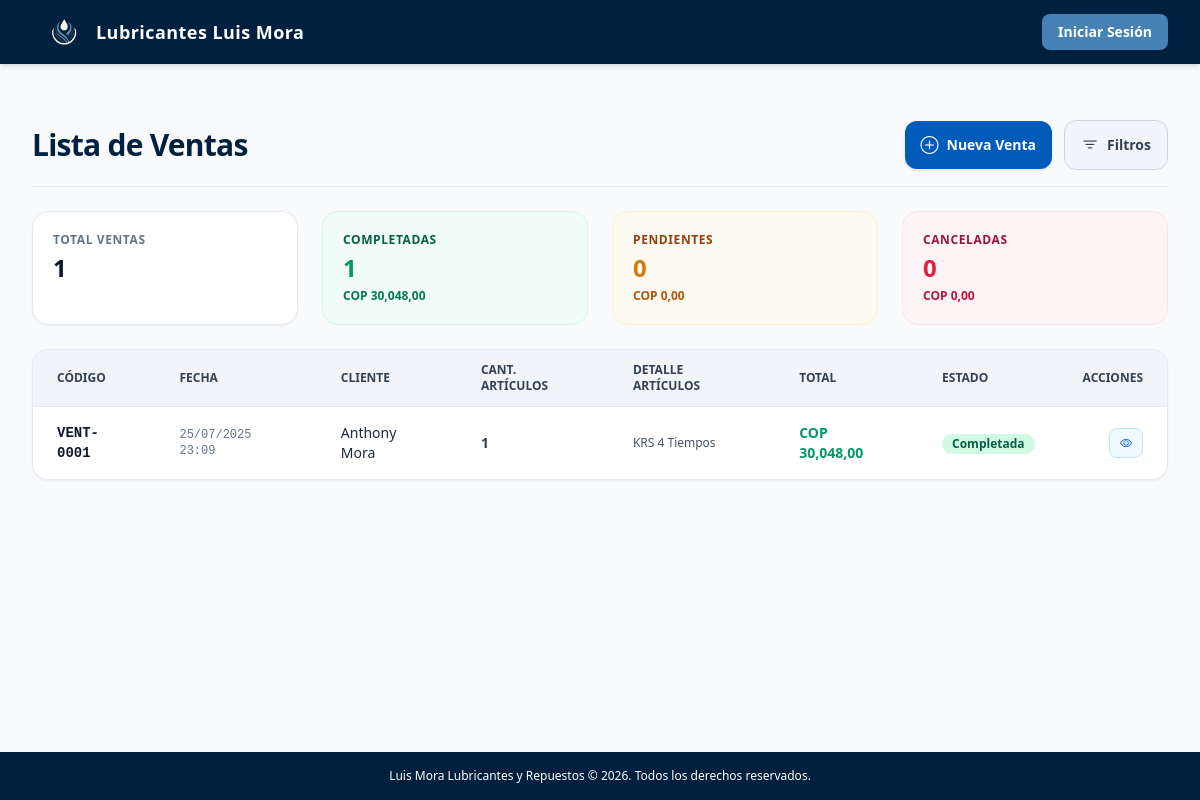
The page /ventas/ on the database as committed earlier.
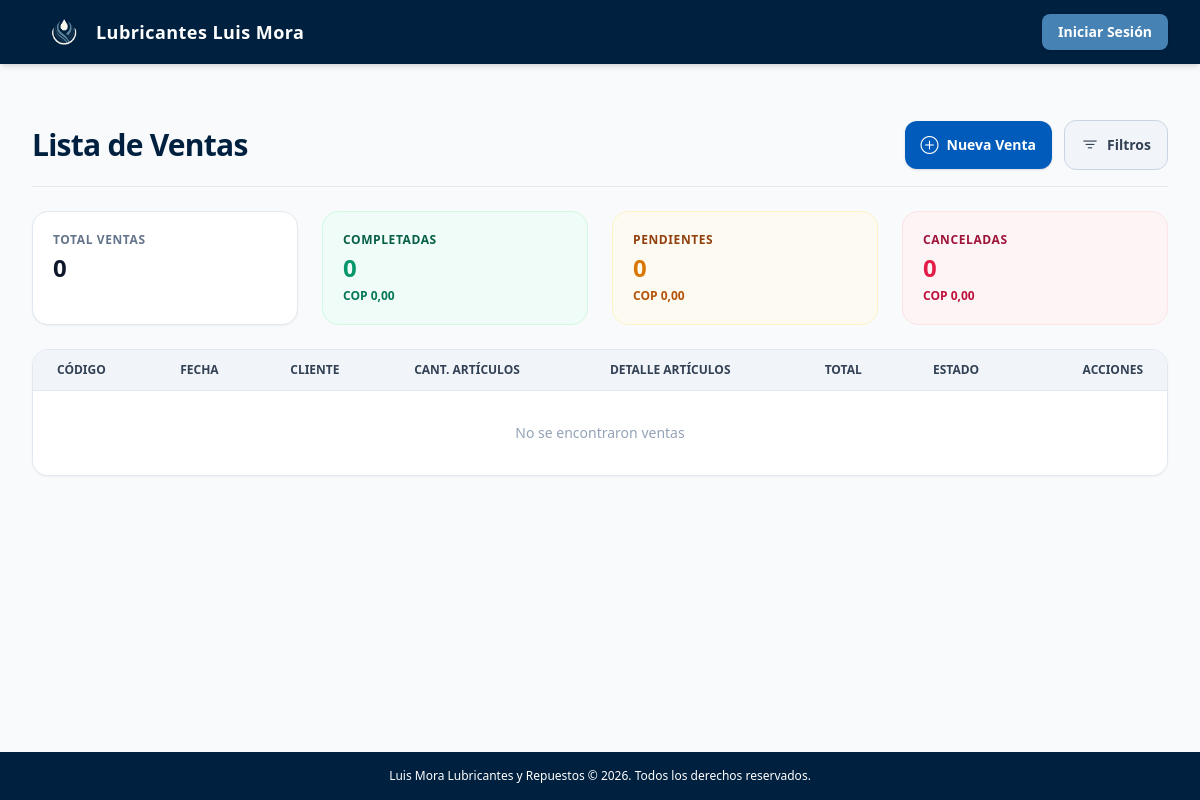
The same page on the database as committed later.
### ProductosVentas/models.py (models this page shows, shortened)
class Venta(models.Model):
    ESTADO_CHOICES = (
        ('BORRADOR', 'Borrador'),
        ('PENDIENTE', 'Pendiente de pago'),
        ('COMPLETADA', 'Completada'),
        ('CANCELADA', 'Cancelada'),
    )
    METODO_PAGO_CHOICES = (
        ('EFECTIVO', 'Efectivo'),
        ('TARJETA', 'Tarjeta'),
        ('TRANSFERENCIA', 'Transferencia'),
        ('CREDITO', 'Crédito'),
    )
    codigo = models.CharField(max_length=20, unique=True, verbose_name="Código de venta")
    cliente = models.ForeignKey("aplicacion.Cliente", on_delete=models.SET_NULL, null=True, blank=True, default=None)
    fecha = models.DateTimeField(default=timezone.now)
    subtotal = models.DecimalField(max_digits=12, decimal_places=2, default=0)
    impuesto = models.DecimalField(max_digits=12, decimal_places=2, default=0)
    total = models.DecimalField(max_digits=12, decimal_places=2, default=0)
    estado = models.CharField(max_length=20, choices=ESTADO_CHOICES, default='BORRADOR')
    metodo_pago = models.CharField(max_length=20, choices=METODO_PAGO_CHOICES, null=True, blank=True)
    observaciones = models.TextField(blank=True)
    creado_por = models.ForeignKey("aplicacion.CustomUser", on_delete=models.PROTECT)
    fecha_creacion = models.DateTimeField(auto_now_add=True)
    fecha_actualizacion = models.DateTimeField(auto_now=True)
    class Meta:
        ordering = ['-fecha']
        verbose_name = "Venta"
        verbose_name_plural = "Ventas"

### aplicacion/models.py (models this page shows, shortened)
class Cliente(models.Model):
    TIPO_CHOICES = (
        ('NATURAL', 'Persona Natural'),
        ('JURIDICO', 'Persona Jurídica'),
    )
    tipo = models.CharField(max_length=10, choices=TIPO_CHOICES, default='NATURAL')
    identificacion = models.CharField(max_length=20, unique=True)
    nombre = models.CharField(max_length=100)
    direccion = models.TextField(blank=True)
    telefono = models.CharField(max_length=20, blank=True)
    email = models.EmailField(blank=True)
    activo = models.BooleanField(default=True)
    fecha_creacion = models.DateTimeField(auto_now_add=True)
    class Meta:
        verbose_name = "Cliente"
        verbose_name_plural = "Clientes"

class Articulo(models.Model):
    codigo = models.CharField(max_length=50, unique=True, blank=True, verbose_name="Código")
    codigo_barras = models.CharField(max_length=100, blank=True, unique=True, null=True)
    nombre = models.CharField(max_length=200)
    descripcion = models.TextField(blank=True, verbose_name="Descripción")
    categoria = models.ForeignKey(Categoria, on_delete=models.SET_NULL, null=True, blank=True)
    marca = models.CharField(max_length=100, blank=True)
    modelo = models.CharField(max_length=100, blank=True)
    imagen = models.ImageField(upload_to='articulos/', null=True, blank=True)
    stock_actual = models.DecimalField(max_digits=12, decimal_places=2, default=0)
    stock_minimo = models.DecimalField(max_digits=12, decimal_places=2, default=3)
    stock_maximo = models.DecimalField(max_digits=12, decimal_places=2, default=12, null=True, blank=True)
    UNIDADES_MEDIDA = (
        ('UN', 'Unidad'),
        ('KG', 'Kilogramo'),
        ('LT', 'Litro'),
        ('MT', 'Metro'),
        ('PAR', 'Par'),
        ('JUEGO', 'Juego'),
        ('CAJA', 'Caja'),
    )
    unidad_medida = models.CharField(max_length=10, choices=UNIDADES_MEDIDA, default='UN')
    costo_promedio = models.DecimalField(max_digits=12, decimal_places=2, default=0)
    precio_venta = models.DecimalField(max_digits=12, decimal_places=2, default=0)
    TIPO_IMPUESTO = (
        (Decimal('0.00'), 'Exento'),
        (Decimal('0.16'), 'IVA 16%'),
        (Decimal('0.08'), 'IVA 8%'),
    )
    tasa_impuesto = models.DecimalField(max_digits=4, decimal_places=2, choices=TIPO_IMPUESTO, default=Decimal('0.16'))
    proveedor_principal = models.ForeignKey("ProductosCompras.Proveedor", on_delete=models.SET_NULL, null=True, blank=True)
    lead_time = models.PositiveIntegerField(default=0, help_text="Tiempo de reposición en días")
    activo = models.BooleanField(default=True)
    fecha_creacion = models.DateTimeField(auto_now_add=True)
    fecha_actualizacion = models.DateTimeField(auto_now=True)
    creado_por = models.ForeignKey(CustomUser, on_delete=models.SET_NULL, null=True, related_name='articulos_creados')
    palabras_clave = models.TextField(
        blank=True,
        help_text="Ingrese palabras clave separadas por comas. Ej: Toyota, Carro, Automático"
    )
    class Meta:
        verbose_name = "Artículo"
        verbose_name_plural = "Artículos"
        ordering = ['nombre']
        indexes = [
            models.Index(fields=['codigo']),
            models.Index(fields=['nombre']),
            models.Index(fields=['categoria']),
            models.Index(fields=['activo']),
        ]

### ProductosVentas/views.py (the view)
# urls.py: path('ventas/', lista_ventas, name='lista_ventas'),
def lista_ventas(request):
    estado = request.GET.get('estado')
    fecha_inicio = request.GET.get('fecha_inicio')
    fecha_fin = request.GET.get('fecha_fin')
    ventas = Venta.objects.select_related('cliente', 'creado_por')\
                          .prefetch_related('detalles__articulo')\
                          .annotate(num_articulos=Sum('detalles__cantidad'))\
                          .order_by('-fecha')
    if estado:
        ventas = ventas.filter(estado=estado)
    if fecha_inicio:
        ventas = ventas.filter(fecha__gte=fecha_inicio)
    if fecha_fin:
        ventas = ventas.filter(fecha__lte=fecha_fin)
    total_ventas = ventas.count()
    ventas_completadas = ventas.filter(estado='COMPLETADA').aggregate(
        total=Sum('total'),
        count=Count('id')
    )
    ventas_pendientes = ventas.filter(estado='PENDIENTE').aggregate(
        total=Sum('total'),
        count=Count('id')
    )
    ventas_canceladas = ventas.filter(estado='CANCELADA').aggregate(
        total=Sum('total'),
        count=Count('id')
    )
    ventas_con_articulos = []
    for venta in ventas:
        articulos = [detalle.articulo.nombre for detalle in venta.detalles.all() if detalle.articulo]
        ventas_con_articulos.append({
            'venta': venta,
            'articulos': articulos
        })
    paginator = Paginator(ventas_con_articulos, 20)
    page_number = request.GET.get('page')
    page_obj = paginator.get_page(page_number)
    context = {
        'page_obj': page_obj,
        'estados': dict(Venta.ESTADO_CHOICES),
        'filtros': {
            'estado': estado,
            'fecha_inicio': fecha_inicio,
            'fecha_fin': fecha_fin
        },
        'total_ventas': total_ventas,
        'ventas_completadas': {
            'total': ventas_completadas['total'] or 0,
            'count': ventas_completadas['count'] or 0
        },
        'ventas_pendientes': {
            'total': ventas_pendientes['total'] or 0,
            'count': ventas_pendientes['count'] or 0
        },
        'ventas_canceladas': {
            'total': ventas_canceladas['total'] or 0,
            'count': ventas_canceladas['count'] or 0
        },
        'ventas_con_articulos': ventas_con_articulos,
    }
    return render(request, 'vistas/lista_ventas.html', context)

### aplicacion/templatetags/custom_tags.py (called while the page is built)
@register.filter
def normalize_decimal(value):
    try:
        from decimal import Decimal
        val = Decimal(str(value)).normalize()
        if val == val.to_integral():
            return val.quantize(Decimal(1))
        return val
    except Exception:
        return value

### templates/vistas/lista_ventas.html (shortened to what the changed rows need)
{% extends 'base_ventas.html' %}
{% load static humanize custom_tags %}
{% block venta_title %}Lista de Ventas{% endblock %}
{% block venta_content %}
<div class="grid grid-cols-1 sm:grid-cols-2 lg:grid-cols-4 gap-6 mb-6">
  <div class="bg-white p-5 rounded-2xl shadow-sm border border-slate-200">
    <span class="text-xs font-semibold text-slate-500 uppercase tracking-wider block">Total Ventas</span>
    <h3 class="text-2xl font-black text-slate-900 mt-1">{{ total_ventas|intcomma }}</h3>
  </div>
  <div class="bg-emerald-50/60 p-5 rounded-2xl border border-emerald-100">
    <span class="text-xs font-bold text-emerald-800 uppercase tracking-wider block">Completadas</span>
    <h3 class="text-2xl font-black text-emerald-600 mt-1">{{ ventas_completadas.count|intcomma }}</h3>
    <p class="text-xs font-semibold text-emerald-700 mt-1">COP {{ ventas_completadas.total|floatformat:2|intcomma }}</p>
  </div>
</div>
<div class="bg-white rounded-2xl shadow-sm border border-slate-200 overflow-hidden mb-8">
  <div class="overflow-x-auto">
    <table class="w-full text-sm text-left text-slate-600">
      <thead class="text-xs text-slate-700 uppercase bg-slate-100 border-b border-slate-200">
        <tr>
          <th scope="col" class="px-6 py-3">Código</th>
          <th scope="col" class="px-6 py-3">Fecha</th>
          <th scope="col" class="px-6 py-3">Cliente</th>
          <th scope="col" class="px-6 py-3">Cant. Artículos</th>
          <th scope="col" class="px-6 py-3">Detalle Artículos</th>
          <th scope="col" class="px-6 py-3">Total</th>
          <th scope="col" class="px-6 py-3">Estado</th>
          <th scope="col" class="px-6 py-3 text-right">Acciones</th>
        </tr>
      </thead>
      <tbody class="divide-y divide-slate-200 bg-white">
        {% for venta_data in page_obj %}
        <tr class="hover:bg-slate-50 transition">
          <td class="px-6 py-4 font-mono font-bold text-slate-900">{{ venta_data.venta.codigo }}</td>
          <td class="px-6 py-4 font-mono text-xs text-slate-500">{{ venta_data.venta.fecha|date:"d/m/Y H:i" }}</td>
          <td class="px-6 py-4 font-medium text-slate-800">{{ venta_data.venta.cliente.nombre|default:"-"|truncatechars:20 }}</td>
          <td class="px-6 py-4 font-semibold text-slate-700">{{ venta_data.venta.num_articulos|normalize_decimal|default:0 }}</td>
          <td class="px-6 py-4 text-xs text-slate-600">
            {% for articulo in venta_data.articulos %}
                {{ articulo|truncatechars:25 }}{% if not forloop.last %}, {% endif %}
            {% endfor %}
          </td>
          <td class="px-6 py-4 font-bold text-emerald-600">COP {{ venta_data.venta.total|floatformat:2|intcomma }}</td>
          <td class="px-6 py-4">
            <span class="inline-flex items-center px-2.5 py-0.5 rounded-full text-xs font-bold
              {% if venta_data.venta.estado == 'COMPLETADA' %}bg-emerald-100 text-emerald-800
              {% elif venta_data.venta.estado == 'CANCELADA' %}bg-rose-100 text-rose-800
              {% elif venta_data.venta.estado == 'PENDIENTE' %}bg-amber-100 text-amber-800
              {% else %}bg-slate-100 text-slate-800{% endif %}">
              {{ venta_data.venta.get_estado_display }}
            </span>
          </td>
          <td class="px-6 py-4 text-right space-x-1 whitespace-nowrap">
            <a href="{% url 'detalle_venta' venta_data.venta.id %}" class="inline-flex items-center px-2.5 py-1.5 text-xs font-semibold text-brand-primary bg-sky-50 hover:bg-sky-100 border border-sky-200 rounded-lg transition" title="Ver detalle">
              <i class="bi bi-eye"></i>
            </a>
          </td>
        </tr>
        {% empty %}
        <tr>
          <td colspan="8" class="px-6 py-8 text-center text-slate-400 font-medium">No se encontraron ventas</td>
        </tr>
        {% endfor %}
      </tbody>
    </table>
  </div>
</div>
{% endblock %}

Rows that differ between the two databases and show on the page:
removed Venta: venta.codigo "VENT-0001", venta.fecha "25/07/2025 23:09", venta.cliente.nombre "Anthony Mora", venta.num_articulos|normalize_decimal "1", venta.total "30,048,00", venta.estado "Completada"
no longer on this page (row edited): Articulo: articulos "KRS 4 Tiempos"
Other text that changed with them:
{{ total_ventas|intcomma }}: "1" → "0"
{{ ventas_completadas.count|intcomma }}: "1" → "0"
{{ ventas_completadas.total|floatformat:2|intcomma }}: "30,048,00" → "0,00"
text now shown: "No se encontraron ventas"
